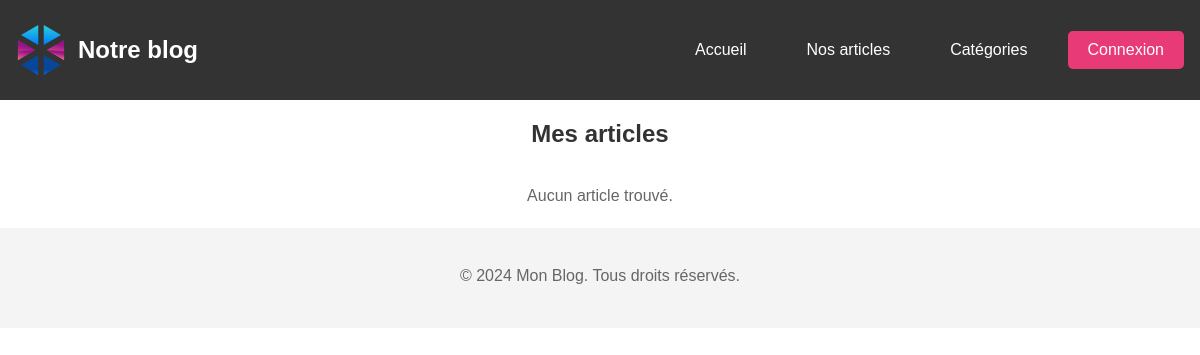
The app's page /pages/liste_articles/liste_articles.php, older data.
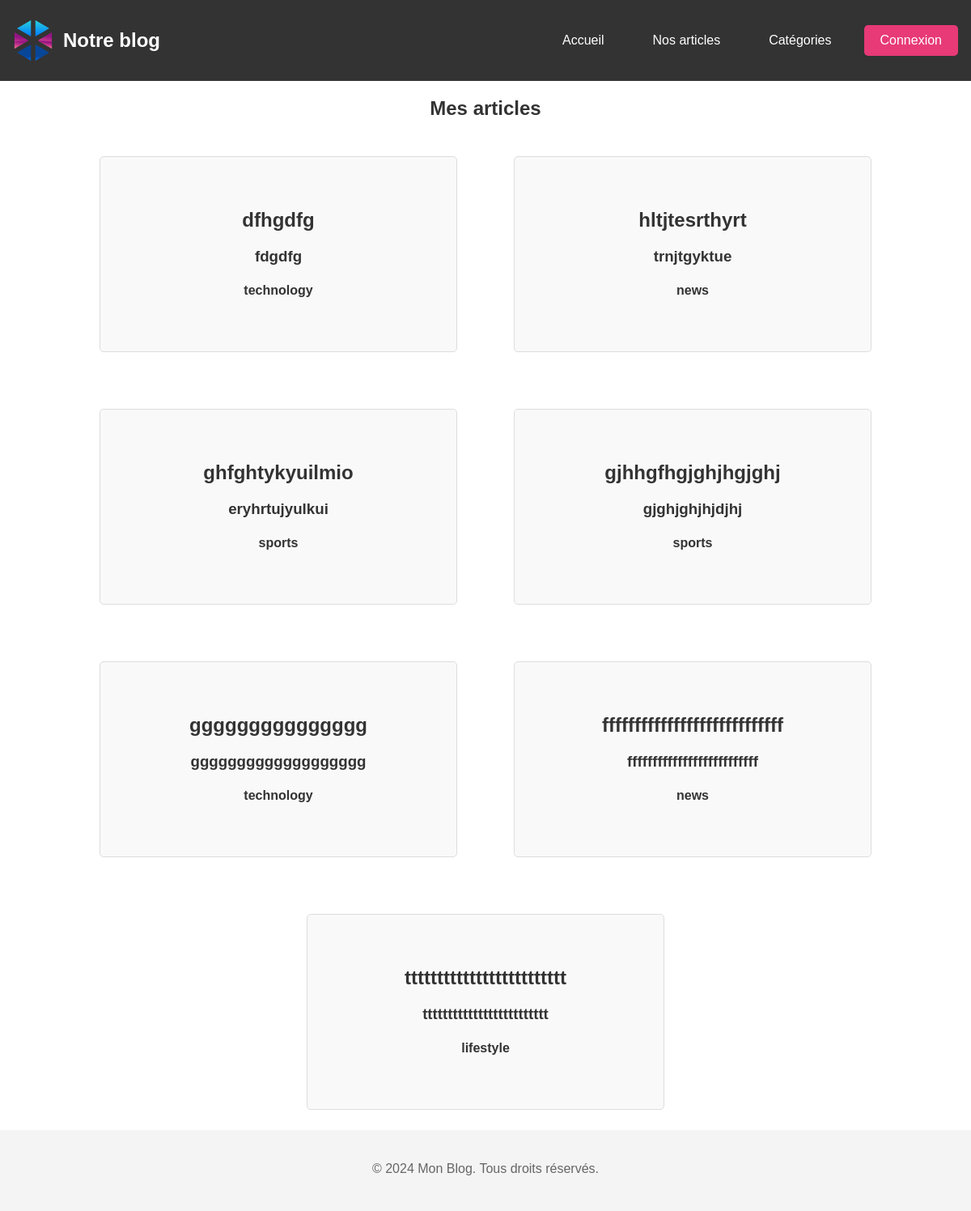
The same page, newer data.
### tables this page shows
CREATE TABLE IF NOT EXISTS `articles` (
  `id` int NOT NULL AUTO_INCREMENT,
  `title` varchar(255) NOT NULL,
  `author` varchar(255) NOT NULL,
  `content` text NOT NULL,
  `category` varchar(255) NOT NULL,
  `created_at` timestamp NULL DEFAULT CURRENT_TIMESTAMP,
  PRIMARY KEY (`id`)
);

### pages/liste_articles/liste_logic.php (called while the page is built, shortened)
<?php
try {
    $dsn = "mysql:host=localhost;dbname=ecfblog;charset=utf8";
    $username = "root";
    $password = "";
    $options = [
        PDO::ATTR_ERRMODE            => PDO::ERRMODE_EXCEPTION,
        PDO::ATTR_DEFAULT_FETCH_MODE => PDO::FETCH_ASSOC,
        PDO::ATTR_EMULATE_PREPARES   => false,
    ];
    $pdo = new PDO($dsn, $username, $password, $options);
    $stmt = $pdo->query("SELECT title, author, content, category FROM articles ORDER BY created_at");
    $articles = $stmt->fetchAll();
} catch (PDOException $e) {
    echo "Erreur de connexion : " . $e->getMessage();
    die();
}

### pages/liste_articles/liste_articles.php (the view, shortened to what this page needs)
<?php
include 'liste_logic.php';
?>
<!DOCTYPE html>
<html lang="fr">
<head>
    <link rel="stylesheet" href="../css/nav.css">
    <link rel="stylesheet" href="../css/style.css">
    <link rel="stylesheet" href="../css/liste_article.css">
</head>
<body>
    <?php require_once '../nav/nav.php'; ?>
    <main>
    <h2>Mes articles</h2>
    <div class="liste_articles">
        <?php if (!empty($articles)) : ?>
            <?php foreach ($articles as $article) : ?>
                <article class="article">
                <a href="../detail_article/detail_article.html">
                    <div class="text">
                        <h2><?php echo htmlspecialchars($article['title']); ?></h2>
                        <h3><?php echo htmlspecialchars($article['author']); ?></h3>
                        <h4><?php echo htmlspecialchars($article['category']); ?></h4>
                    </div>
                </a>
                </article>
            <?php endforeach; ?>
        <?php else : ?>
            <p>Aucun article trouvé.</p>
        <?php endif; ?>
    </div>
    </main>
    <footer>
        <p>&copy; <?php echo date("Y"); ?> Mon Blog. Tous droits réservés.</p>
    </footer>
</body>
</html>

Row changes from the older to the newer data that the page shows:
added articles: title "dfhgdfg", author "fdgdfg", category "technology"
added articles: title "hltjtesrthyrt", author "trnjtgyktue", category "news"
added articles: title "ghfghtykyuilmio", author "eryhrtujyulkui", category "sports"
added articles: title "gjhhgfhgjghjhgjghj", author "gjghjghjhjdjhj", category "sports"
added articles: title "ggggggggggggggg", author "ggggggggggggggggggg", category "technology"
added articles: title "ffffffffffffffffffffffffffff", author "ffffffffffffffffffffffffff", category "news"
added articles: title "ttttttttttttttttttttttttt", author "ttttttttttttttttttttttttt", category "lifestyle"
Text that changed along with them:
text no longer shown: "Aucun article trouvé."
